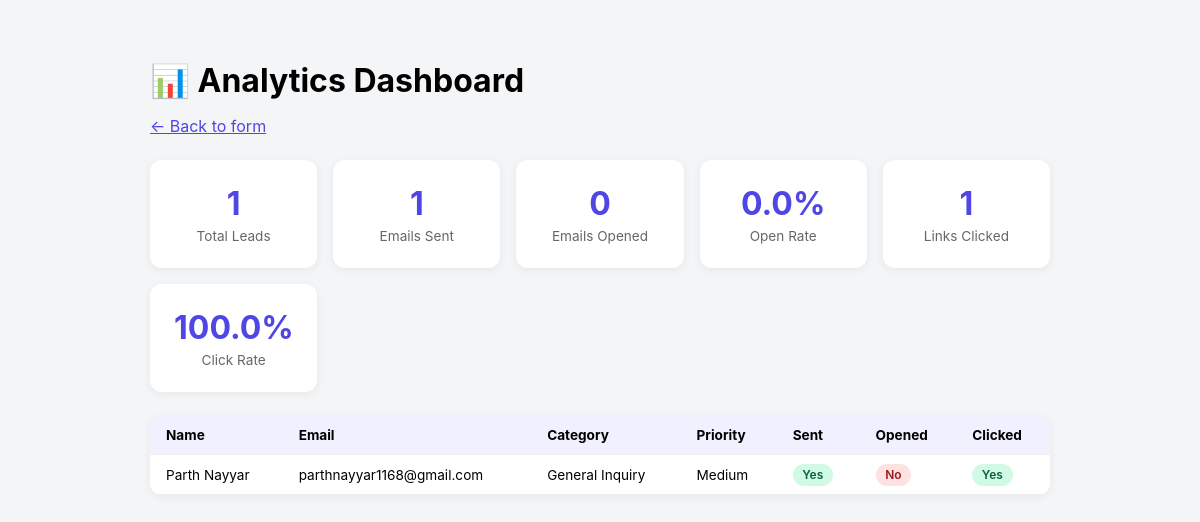
/dashboard, run on the app's committed database.
### app.py (models this page shows)
class Lead(db.Model):
    id = db.Column(db.Integer, primary_key=True)
    name = db.Column(db.String(120), nullable=False)
    email = db.Column(db.String(120), nullable=False)
    phone = db.Column(db.String(20), nullable=False)
    company = db.Column(db.String(120))
    requirement = db.Column(db.Text, nullable=False)
    created_at = db.Column(db.DateTime, default=datetime.utcnow)
    tracking_id = db.Column(db.String(36), unique=True, default=lambda: str(uuid.uuid4()))
    email_sent = db.Column(db.Boolean, default=False)
    email_opened = db.Column(db.Boolean, default=False)
    link_clicked = db.Column(db.Boolean, default=False)
    category = db.Column(db.String(50))
    priority = db.Column(db.String(20))

### app.py (the view)
@app.route("/dashboard")
def dashboard():
    leads = Lead.query.all()
    total_leads = len(leads)
    emails_sent = sum(1 for l in leads if l.email_sent)
    emails_opened = sum(1 for l in leads if l.email_opened)
    links_clicked = sum(1 for l in leads if l.link_clicked)
    open_rate = round((emails_opened / emails_sent * 100), 1) if emails_sent else 0
    click_rate = round((links_clicked / emails_sent * 100), 1) if emails_sent else 0
    return render_template(
        "dashboard.html",
        total_leads=total_leads,
        emails_sent=emails_sent,
        emails_opened=emails_opened,
        links_clicked=links_clicked,
        open_rate=open_rate,
        click_rate=click_rate,
        leads=leads
    )

### templates/dashboard.html (shortened to what this page needs)
<!DOCTYPE html>
<html lang="en">
<head>
</head>
<body>
  <div class="wrap">
    <h1>📊 Analytics Dashboard</h1>
    <p><a href="/">← Back to form</a></p>
    <div class="stats">
      <div class="stat"><div class="num">{{ total_leads }}</div><div class="label">Total Leads</div></div>
      <div class="stat"><div class="num">{{ emails_sent }}</div><div class="label">Emails Sent</div></div>
      <div class="stat"><div class="num">{{ emails_opened }}</div><div class="label">Emails Opened</div></div>
      <div class="stat"><div class="num">{{ open_rate }}%</div><div class="label">Open Rate</div></div>
      <div class="stat"><div class="num">{{ links_clicked }}</div><div class="label">Links Clicked</div></div>
      <div class="stat"><div class="num">{{ click_rate }}%</div><div class="label">Click Rate</div></div>
    </div>
    <table>
      <tr>
        <th>Name</th><th>Email</th><th>Category</th><th>Priority</th>
        <th>Sent</th><th>Opened</th><th>Clicked</th>
      </tr>
      {% for l in leads %}
      <tr>
        <td>{{ l.name }}</td>
        <td>{{ l.email }}</td>
        <td>{{ l.category }}</td>
        <td>{{ l.priority }}</td>
        <td><span class="badge {{ 'yes' if l.email_sent else 'no' }}">{{ 'Yes' if l.email_sent else 'No' }}</span></td>
        <td><span class="badge {{ 'yes' if l.email_opened else 'no' }}">{{ 'Yes' if l.email_opened else 'No' }}</span></td>
        <td><span class="badge {{ 'yes' if l.link_clicked else 'no' }}">{{ 'Yes' if l.link_clicked else 'No' }}</span></td>
      </tr>
      {% endfor %}
    </table>
  </div>
</body>
</html>

### templates/dashboard.html (style rules this page uses)
body { font-family: -apple-system, Arial, sans-serif; background:#f4f5f7; padding:40px 20px; margin:0; }
.wrap { max-width:900px; margin:0 auto; }
h1 { margin-bottom:0.5rem; }
.stats { display:grid; grid-template-columns:repeat(auto-fit, minmax(140px,1fr)); gap:1rem; margin:1.5rem 0; }
.stat { background:#fff; padding:1.5rem; border-radius:12px; text-align:center; box-shadow:0 2px 10px rgba(0,0,0,0.06); }
.stat .num { font-size:2rem; font-weight:700; color:#4f46e5; }
.stat .label { font-size:0.85rem; color:#666; margin-top:0.3rem; }
table { width:100%; border-collapse:collapse; background:#fff; border-radius:12px; overflow:hidden; box-shadow:0 2px 10px rgba(0,0,0,0.06); }
th, td { padding:0.7rem 1rem; text-align:left; font-size:0.85rem; border-bottom:1px solid #eee; }
th { background:#f0f0ff; }
.badge { padding:0.2rem 0.6rem; border-radius:20px; font-size:0.75rem; font-weight:600; }
.badge.yes { background:#d1fae5; color:#065f46; }
.badge.no { background:#fee2e2; color:#991b1b; }
a { color:#4f46e5; }

### data on the page
Lead: name "Parth Nayyar", email "parthnayyar1168@gmail.com", category "General Inquiry", priority "Medium", email_sent "Yes", email_opened "No", link_clicked "Yes"

### other printed values
{{ total_leads }} "1"
{{ emails_sent }} "1"
{{ emails_opened }} "0"
{{ open_rate }} "0.0"
{{ links_clicked }} "1"
{{ click_rate }} "100.0"
